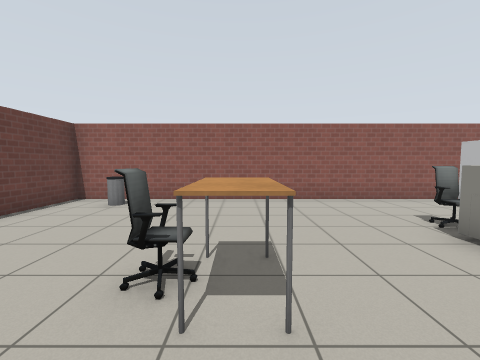
View 1 (above)

19 first-person views from a walk through a robot-simulator world made for Gazebo. The camera is 1.2 m above the floor, tilts 4° down and sees 90° across. The floor is counted in squares, 1 m on a side. Each view is taken from the middle of a square. On the plan, view 1 faces up. The plan holds only what a view shows up to about 11 squares ahead; the rest is blank. Gazebo's built-in surfaces are drawn with simple patterns. Some stock models are drawn as simple stand-ins. Some surface patterns are stand-ins.

View 2
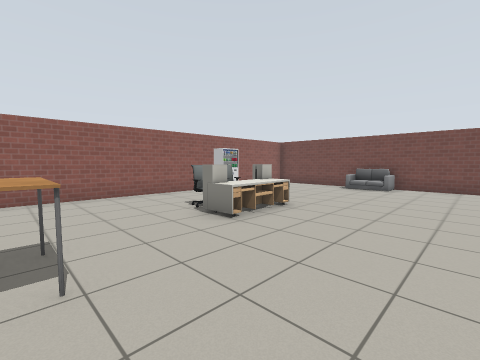

View 3
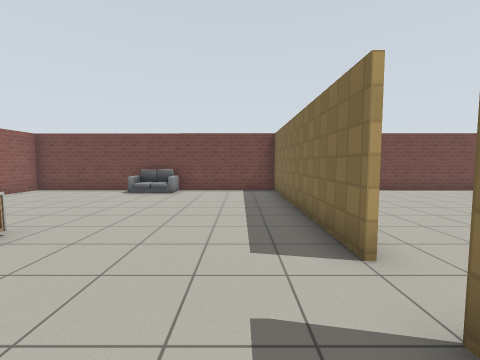

View 4
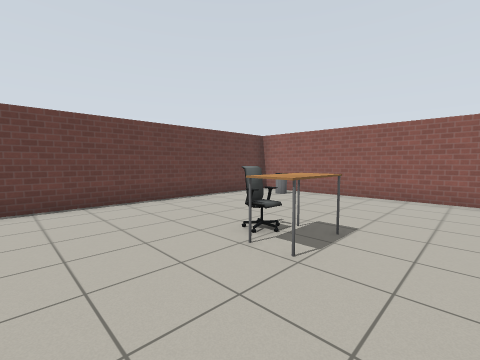

View 5
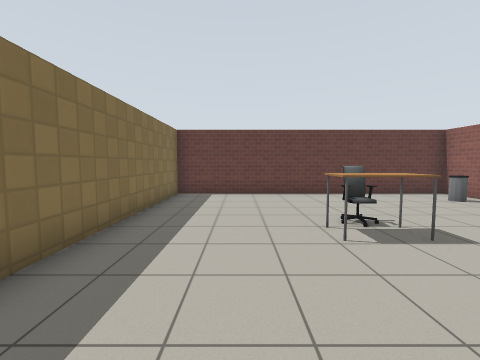

View 6
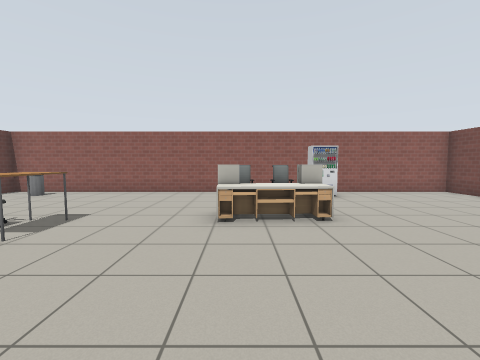

View 7
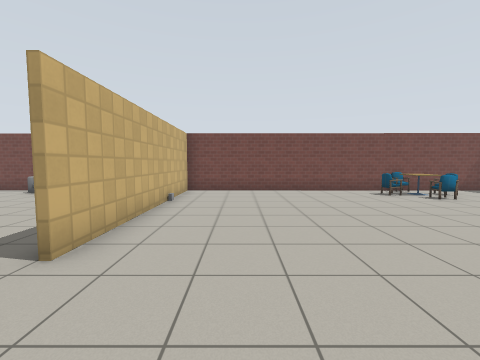

View 8
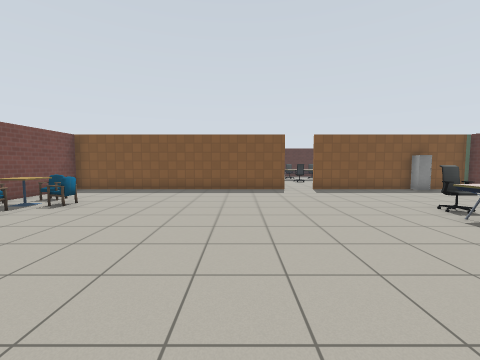

View 9
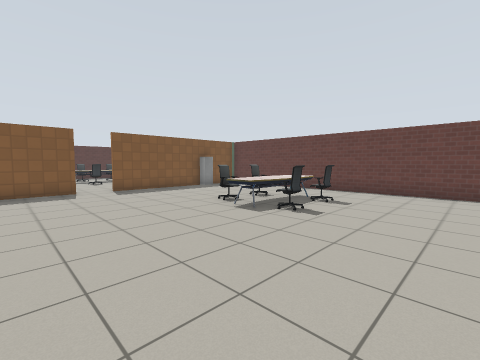

View 10
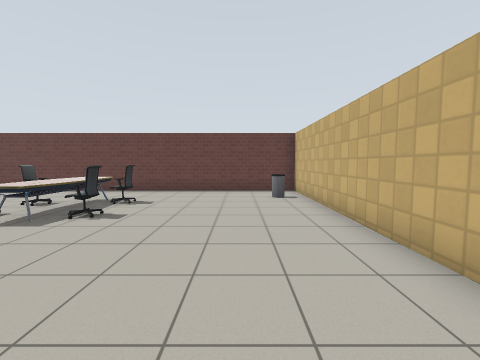

View 11
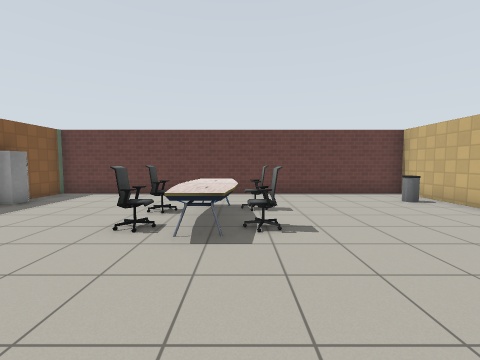

View 12
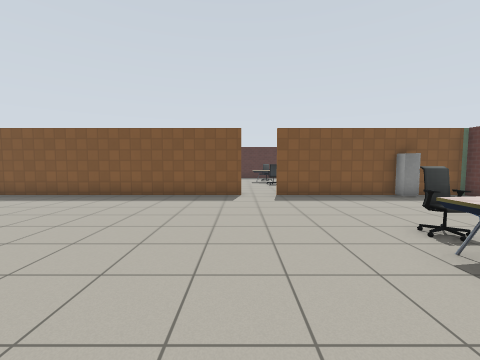

View 13
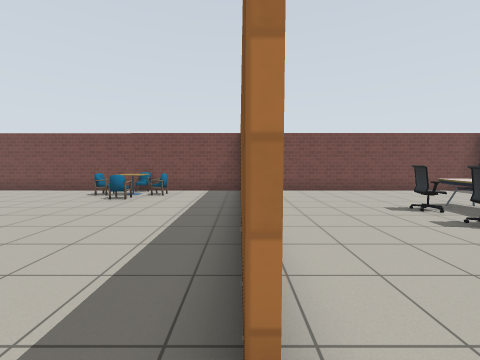

View 14
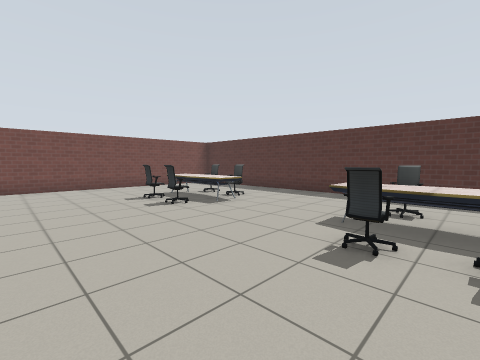

View 15
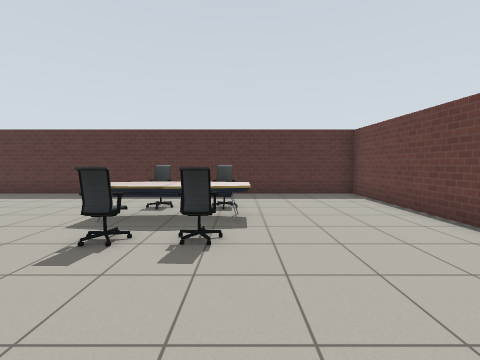

View 16
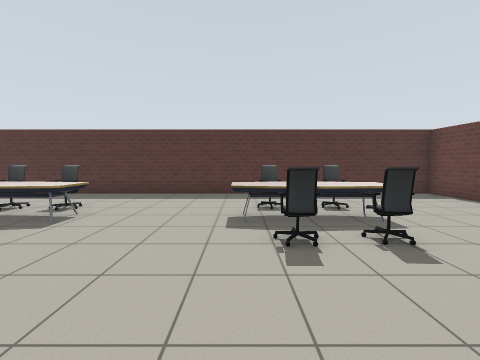

View 17
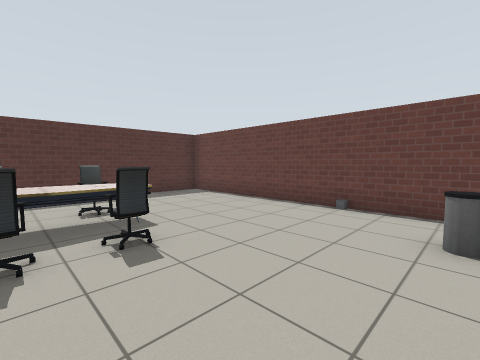

View 18
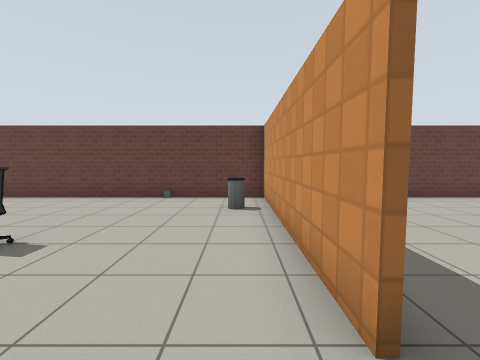

View 19
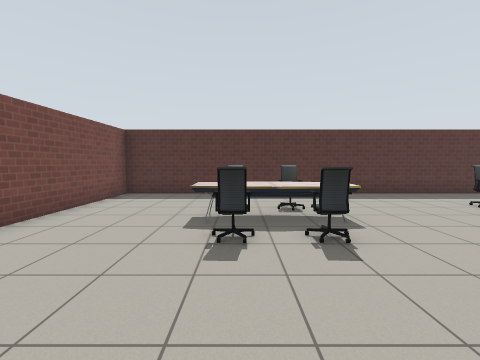

### Floor plan
Points are (right, up) in squares from view 1. A wall is a line through its corners. A room is listed if a view was taken in it or the views show most of it. See-through windows are left out.
Room 1 (views 1, 2, 3, 4, 5, 6)
walls: (4.7, -2.5) (12.5, -2.5); (10.4, -2.6) (9.4, -2.6); (12.6, -3) (12.6, 8) (-5.5, 8) (-5.5, -2); (-5.5, -2.5) (1.6, -2.5)
ways out: opening at (4, -2) to room 2
objects: bin (-4, 7); office chair (-1, 2); table (0, 2) to (0, 3); table (4, 3) to (6, 3); office chair (4, 4) to (4, 5); office chair (5, 4) to (5, 5); vending machine (7, 7); other object (10, -3); sofa (12, 2) to (12, 3)
Room 2 (views 7, 8, 9, 10, 11, 12)
walls: (2.7, -2.6) (-5.5, -2.6); (2.9, -16) (12.6, -16); (-2.6, -16) (1.6, -16); (9.4, -2.6) (4.7, -2.6); (-5.5, -2) (-5.5, -16) (-3.5, -16); (12.6, -2.6) (10.4, -2.6); (12.5, -15.9) (12.6, -3)
ways out: opening at (4, -2) to room 1; opening at (2, -16) to room 3
objects: table (-3, -10) to (0, -10); office chair (-3, -9) to (-2, -9); bin (-3, -4); office chair (-2, -11); office chair (-1, -9) to (0, -8); office chair (0, -11); chair (10, -12); chair (11, -13); cafe table (11, -12); chair (11, -11); chair (12, -12)
Room 3 (views 13, 14, 15, 16, 17, 18, 19)
walls: (1.6, -16.2) (-5.5, -16.2) (-5.5, -26.4) (12.5, -26.4) (12.5, -15.9); (-3.5, -16) (-2.6, -16)
ways out: opening at (2, -16) to room 2
objects: other object (-5, -20); bin (-3, -17); fridge (-3, -16); office chair (-1, -24) to (0, -23); table (-1, -22) to (2, -22); office chair (0, -21); office chair (1, -24) to (1, -23); office chair (1, -21); table (6, -22) to (9, -22); office chair (7, -23); office chair (7, -21); office chair (8, -23); office chair (8, -21)

Positions as (right, up) in squares from view 1, and headings:
1: (0, 0), facing up
2: (0, -1), facing up-right
3: (2, -1), facing right
4: (2, -1), facing up-left
5: (4, 0), facing left
6: (4, -2), facing up
7: (2, -5), facing right
8: (5, -5), facing down
9: (5, -5), facing down-left
10: (5, -5), facing left
11: (4, -9), facing left
12: (3, -7), facing down
13: (2, -16), facing right
14: (0, -17), facing down-right
15: (-1, -17), facing down
16: (2, -17), facing down
17: (1, -17), facing down-left
18: (3, -17), facing left
19: (8, -17), facing down
